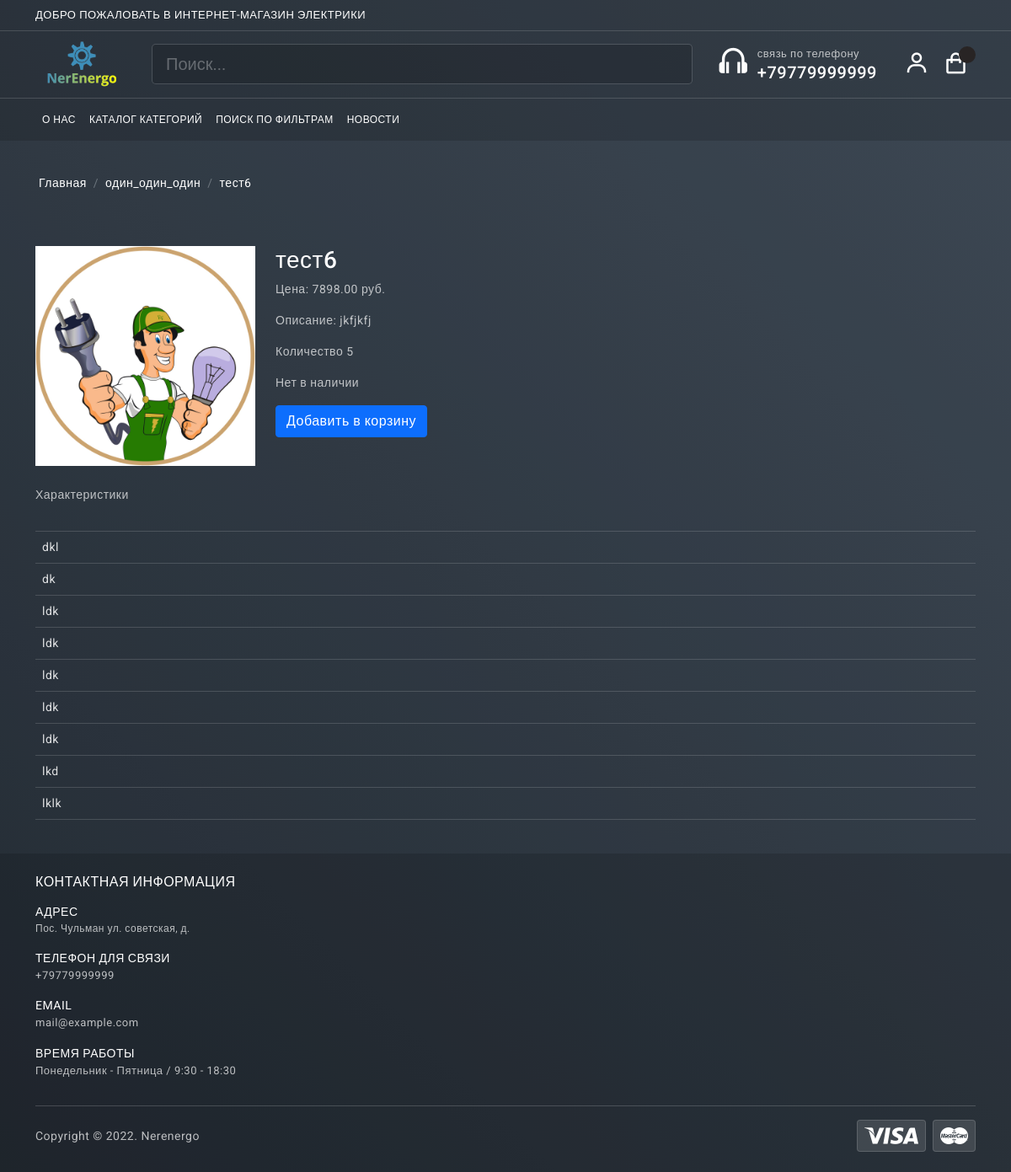
The app's page /products/6/test6/ with its own data.
### mainapp/models.py (models this page shows, shortened)
class Product(models.Model):
	category = models.ForeignKey(Category, verbose_name='Категория', on_delete=models.CASCADE)
	title = models.CharField(max_length=255, verbose_name="наименование")
	identifications = models.PositiveIntegerField(default=1, verbose_name='индификатор', blank=True)
	slug = models.SlugField(unique=True)
	image = models.ImageField(verbose_name='Изображение')
	description = models.TextField(verbose_name='описание', null=True)
	price = models.DecimalField(max_digits=9, decimal_places=2, verbose_name='Цена')
	count_view = models.PositiveIntegerField(default=0, verbose_name='Количество')
	availabillity = models.BooleanField(null=True, verbose_name="наличие")
	characteristiks = models.TextField(verbose_name='описание', null=True, blank=True)
	date_created = models.DateTimeField(auto_now_add = True)
	property1 = models.CharField(max_length=255, verbose_name="свойство_№1", blank=True)
	property2 = models.CharField(max_length=255, verbose_name="свойство_№2", blank=True)
	property3 = models.CharField(max_length=255, verbose_name="свойство_№3", blank=True)
	property4 = models.CharField(max_length=255, verbose_name="свойство_№4", blank=True)
	property5 = models.CharField(max_length=255, verbose_name="свойство_№5", blank=True)
	property6 = models.CharField(max_length=255, verbose_name="свойство_№6", blank=True)
	property7 = models.CharField(max_length=255, verbose_name="свойство_№7", blank=True)
	property8 = models.CharField(max_length=255, verbose_name="свойство_№8", blank=True)
	property9 = models.CharField(max_length=255, verbose_name="свойство_№9", blank=True)
	property10 = models.CharField(max_length=255, verbose_name="свойство_№10", blank=True)
	class Meta:
		verbose_name = 'Продукт'
		verbose_name_plural = 'Продукты'

class Category(MPTTModel):
	name = models.CharField(max_length=255, verbose_name="имя категории")
	slug = models.SlugField(unique=True)
	parent = TreeForeignKey('self', on_delete=models.CASCADE, null=True, blank=True, related_name='children')
	class MPTTMeta:
		order_insertion_by = ['name']
	class Meta:
		verbose_name = 'Категорию'
		verbose_name_plural = 'категории'

### mainapp/views.py (the view, shortened to what this page needs)
# urls.py: path('products/<id>/<slug>/', ProductDetailView.as_view(), name='product_detail'),
class ProductDetailView(DetailView):
    model = Product

### mainapp/templates/mainapp/product_detail.html (shortened to what this page needs)
{% extends 'mainapp/index.html' %}
{% block content %}
<section class="py-4">
    <div class="container">
        <nav aria-label="breadcrumb" class="mt-3 ms-1">
        	<ol class="breadcrumb">
        		<li class="breadcrumb-item "><a href="{% url 'mainapp:index.html' %}">Главная</a></li>
        		<li class="breadcrumb-item"><a href="/search/?q={{product.category.name }}" >{{product.category.name }}</a></li>
        		<li class="breadcrumb-item active" aria-current="page">{{ product.title }}</li>
        	</ol>
        </nav>
    </div>
</section>
<section class="py-4">
    <div class="container">
        <div class="row ms-0.1"   >
            <div class="col-md-3">
                <img src="{{ product.image.url }}" class="img-fluid">
            </div>
            <div class="col-md-3">
            	<h3>{{ product.title }}</h3>
            	<p>Цена: {{ product.price }} руб.</p>
                <p>Описание: {{ product.description }}</p>
                <p>Количество {{ product.count_view }}</p>
                <p>{% if product.availabillity %} В наличии {% else %} Нет в наличии {% endif %} </p>
                <a href="{% url 'cart:add_cart' product_id=product.id %}"><button class="btn btn-primary">Добавить в корзину</button></a>
            </div>
            <div class="characteristic">
                <p class='mt-4'> Характеристики </p>
                <table class="table w-100" >
                    <tr>
                        <td>{{ product.property1 }}</td>
                    </tr>
                    <tr>
                        <td>{{ product.property2 }}</td>
                    </tr>
                    <tr>
                        <td>{{ product.property3 }}</td>
                    </tr>
                    <tr>
                        <td>{{ product.property4 }}</td>
                    </tr>
                    <tr>
                        <td>{{ product.property5 }}</td>
                    </tr>
                    <tr>
                        <td>{{ product.property6 }}</td>
                    </tr>
                    <tr>
                        <td>{{ product.property7 }}</td>
                    </tr>
                    <tr>
                        <td>{{ product.property8 }}</td>
                    </tr>
                    <tr>
                        <td>{{ product.property9}}</td>
                    </tr>
                    <tr>
                        <td>{{ product.property10 }}</td>
                    </tr>
                </table>
            </div>
        </div>
    </div>
</section>
{% endblock content %}

### static/mainapp/css/app.css (style rules this page uses)
body { background-image: radial-gradient(circle, rgba(80,163,191,1)0%, rgba(11,16,55,1)100%); font-size: 14px; letter-spacing: .5px; font-family: Roboto, sans-serif; }
a { text-decoration: none }
body.bg-theme9 { background-image: linear-gradient(45deg, #29323c, #485563); }

### records on screen
Product: category.name "один_один_один", title "тест6", image (picture), price "7898.00", description "jkfjkfj", count_view "5", property2 "dkl", property3 "dk", property4 "ldk", property5 "ldk", property6 "ldk", property7 "ldk", property8 "ldk", property9 "lkd", property10 "lklk"
